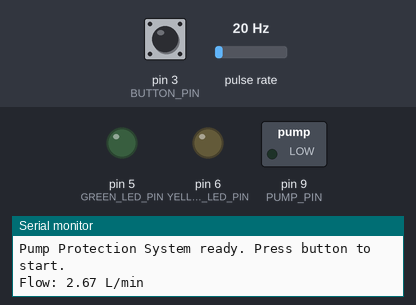
Simulated run of this sketch. Board: Arduino Uno, built with avr-gcc and run on an emulated ATmega328P. On the bench: switched loads named in the sketch (green lamp = pin HIGH), output pins drawn as LEDs (lit = HIGH), the last lines printed to the serial monitor. Wiring (inferred from the names in the program): pulse sensor: data pin 2. Dashed ring = blinking. The test bench sets the inputs (shaded band); at power-on: pin 3 (BUTTON_PIN) HIGH, pulse rate 20 Hz.

Above: at 1.2 s.
1.3 s: pin 3 (BUTTON_PIN) pulled LOW for 0.15 s
At 2.4 s:
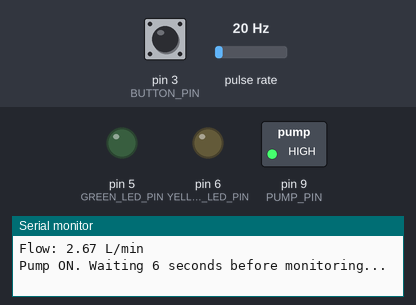
4.4 s: pulse rate (sensor on pin 2) set to 4 Hz
At 7.35 s:
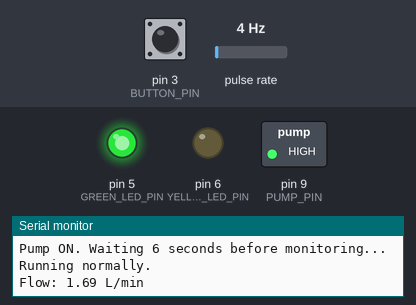
7.4 s: pin 3 (BUTTON_PIN) pulled LOW for 1 s
At 7.52 s:
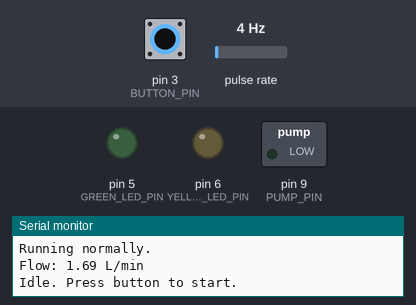
9.9 s: pulse rate (sensor on pin 2) set to 50 Hz
12.9 s: pulse rate (sensor on pin 2) set to 4 Hz
15.9 s: pulse rate (sensor on pin 2) set to 21 Hz
At 16.81 s:
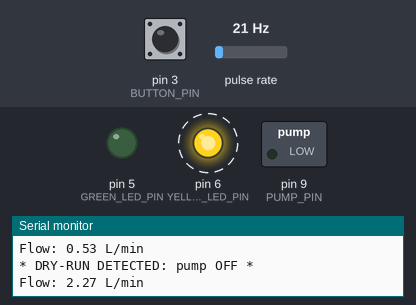
18.9 s: pulse rate (sensor on pin 2) set to 25 Hz
Timing chart, 0 to 22.9 s (numbered marks = the images above; inputs shaded):
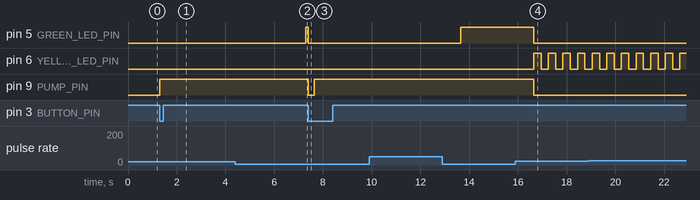

The sketch:

pump_protection.ino
```cpp
/*
  Automatic Pump Dry-Run Protection System (single pump, one button)
  ---------------------------------------------------------------------
  Flow sensor: ZJ-S201 (1-30 L/min rated, ~450 pulses/litre,
  frequency Hz approx 7.5 x flow rate in L/min)

  One push button acts as both START and RESET:
    - Press while IDLE  -> starts the pump and begins monitoring.
    - Press while FAULT -> clears the fault, returns to IDLE.
    - Press while RUNNING -> stops the pump manually (optional; see note).

  Flow is checked continuously the whole time the pump runs, so a
  dry-run that develops mid-operation is caught, not just one that
  exists at the moment the button is pressed.

  Pin plan:
    D2 - Flow sensor pulse output (interrupt)
    D3 - Push button (INPUT_PULLUP, other leg to GND)
    D9 - Pump relay/MOSFET
    D5 - Green LED (running)   [optional, remove if unused]
    D6 - Yellow LED (fault)    [optional, remove if unused]
*/

const int FLOW_SENSOR_PIN = 2;
const int BUTTON_PIN      = 3;
const int PUMP_PIN        = 9;
const int GREEN_LED_PIN   = 5;
const int YELLOW_LED_PIN  = 6;

volatile unsigned long pulseCount = 0;

// ---- Calibration ----
const float PULSES_PER_LITRE = 450.0;   // ZJ-S201 approx figure; confirm with your unit

// ---- Thresholds (tune to your pump's real flow) ----
const float DRY_RUN_THRESHOLD_LPM = 1.0;
const unsigned long FLOW_CALC_INTERVAL_MS = 1000;
const unsigned long DRY_RUN_CONFIRM_MS    = 2000;  // low flow must persist this long to trip

const unsigned long DEBOUNCE_MS = 250;

enum State { IDLE, RUNNING, FAULT };
State state = IDLE;

unsigned long stateEnteredAt = 0;
unsigned long lastFlowCalcAt = 0;
unsigned long lowFlowSince = 0;
bool lowFlowActive = false;
float currentFlowLpm = 0.0;

unsigned long lastButtonPress = 0;
unsigned long lastBlink = 0;
bool yellowState = false;

void flowPulse() {
  pulseCount++;
}

void setup() {
  Serial.begin(9600);

  pinMode(FLOW_SENSOR_PIN, INPUT_PULLUP);
  pinMode(BUTTON_PIN, INPUT_PULLUP);
  pinMode(PUMP_PIN, OUTPUT);
  pinMode(GREEN_LED_PIN, OUTPUT);
  pinMode(YELLOW_LED_PIN, OUTPUT);

  digitalWrite(PUMP_PIN, LOW);
  digitalWrite(GREEN_LED_PIN, LOW);
  digitalWrite(YELLOW_LED_PIN, LOW);

  attachInterrupt(digitalPinToInterrupt(FLOW_SENSOR_PIN), flowPulse, FALLING);

  Serial.println(F("Pump Protection System ready. Press button to start."));
}

void loop() {
  handleButton();
  updateFlowRate();
  runStateMachine();
}

void handleButton() {
  if (digitalRead(BUTTON_PIN) == LOW && millis() - lastButtonPress > DEBOUNCE_MS) {
    lastButtonPress = millis();

    if (state == IDLE) {
      digitalWrite(PUMP_PIN, HIGH);
      Serial.println(F("Pump ON. Waiting 6 seconds before monitoring..."));
      delay(6000);   // pump runs for 6 s before flow is checked
      enterState(RUNNING);
    } else if (state == FAULT) {
      enterState(IDLE);
    } else if (state == RUNNING) {
      enterState(IDLE);   // manual stop; remove this branch if you don't want it
    }
  }
}

void updateFlowRate() {
  if (millis() - lastFlowCalcAt >= FLOW_CALC_INTERVAL_MS) {
    noInterrupts();
    unsigned long pulses = pulseCount;
    pulseCount = 0;
    interrupts();

    float intervalMin = (millis() - lastFlowCalcAt) / 60000.0;
    currentFlowLpm = (pulses / PULSES_PER_LITRE) / intervalMin;
    lastFlowCalcAt = millis();

    Serial.print(F("Flow: "));
    Serial.print(currentFlowLpm);
    Serial.println(F(" L/min"));
  }
}

void runStateMachine() {
  switch (state) {

    case IDLE:
      digitalWrite(PUMP_PIN, LOW);
      digitalWrite(GREEN_LED_PIN, LOW);
      digitalWrite(YELLOW_LED_PIN, LOW);
      break;

    case RUNNING:
      digitalWrite(GREEN_LED_PIN, HIGH);
      digitalWrite(YELLOW_LED_PIN, LOW);

      if (currentFlowLpm < DRY_RUN_THRESHOLD_LPM) {
        if (!lowFlowActive) {
          lowFlowActive = true;
          lowFlowSince = millis();
        } else if (millis() - lowFlowSince >= DRY_RUN_CONFIRM_MS) {
          enterState(FAULT);
        }
      } else {
        lowFlowActive = false;
      }
      break;

    case FAULT:
      digitalWrite(PUMP_PIN, LOW);
      digitalWrite(GREEN_LED_PIN, LOW);
      blinkYellow();
      break;
  }
}

void enterState(State newState) {
  state = newState;
  stateEnteredAt = millis();
  lowFlowActive = false;

  switch (newState) {
    case IDLE:     Serial.println(F("Idle. Press button to start.")); break;
    case RUNNING:  Serial.println(F("Running normally.")); break;
    case FAULT:    Serial.println(F("* DRY-RUN DETECTED: pump OFF *")); break;
  }
}

void blinkYellow() {
  const unsigned long blinkMs = 300;
  if (millis() - lastBlink >= blinkMs) {
    lastBlink = millis();
    yellowState = !yellowState;
    digitalWrite(YELLOW_LED_PIN, yellowState ? HIGH : LOW);
  }
}
```

Measured:
- after the input at 1.3 s, pin 9 (PUMP_PIN): LOW → HIGH at once
- after the input at 7.4 s, pin 5 (GREEN_LED_PIN): HIGH → LOW at once; pin 9 (PUMP_PIN): HIGH → LOW at once, → HIGH 0.25 s later
- after the input at 9.9 s, every drawn part: stays the same
- by itself, pin 6 (YELLOW_LED_PIN): alternates HIGH for 0.30 s and LOW for 0.30 s
